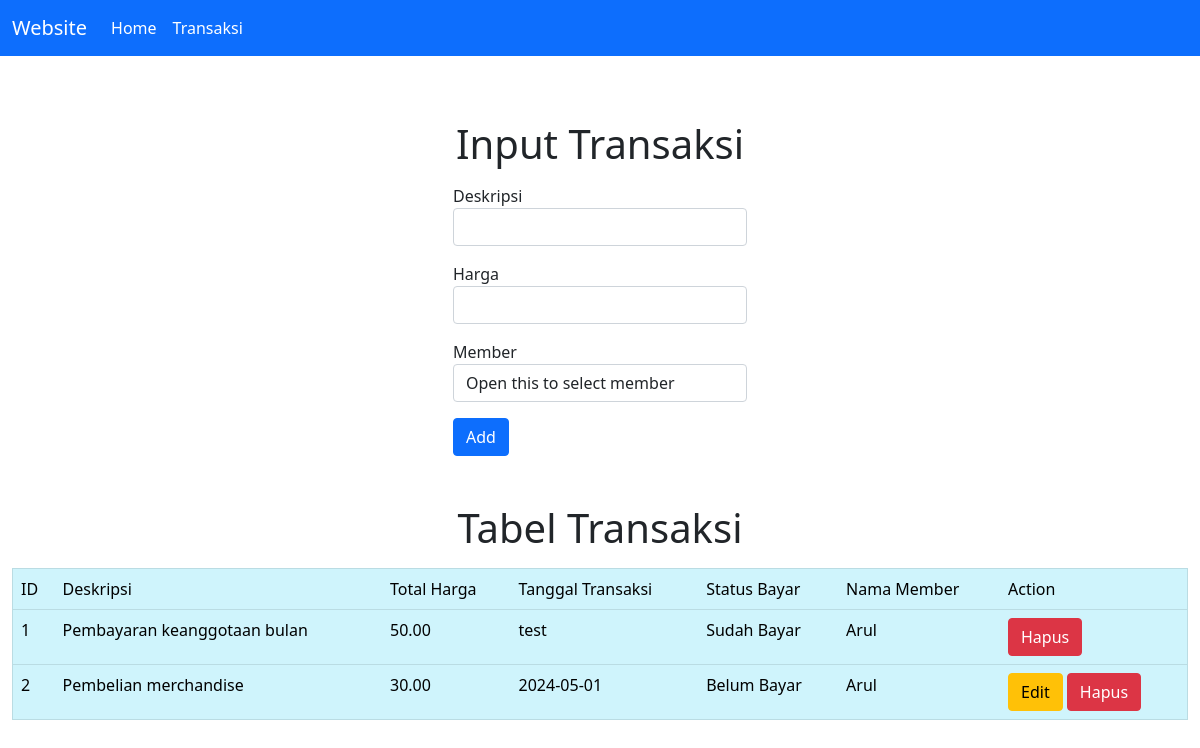
Page /transaksi.php on the committed database.
### tables this page shows
CREATE TABLE `transaksi` (
  `id_transaksi` int(10) NOT NULL AUTO_INCREMENT,
  `deskripsi_transaksi` varchar(255) DEFAULT '',
  `total_harga` varchar(255) DEFAULT '',
  `tanggal_transaksi` varchar(255) DEFAULT '',
  `status_bayar` varchar(255) DEFAULT '',
  `id_member` int(10) DEFAULT NULL,
  PRIMARY KEY (`id_transaksi`),
  KEY `fk_transaksimembers` (`id_member`),
  CONSTRAINT `fk_transaksimembers` FOREIGN KEY (`id_member`) REFERENCES `members` (`id_member`) ON DELETE NO ACTION ON UPDATE NO ACTION
);

CREATE TABLE `members` (
  `id_member` int(10) NOT NULL AUTO_INCREMENT,
  `nama` varchar(255) DEFAULT NULL,
  `email` varchar(255) DEFAULT NULL,
  `no_telp` varchar(255) DEFAULT NULL,
  `tanggal_masuk` varchar(255) DEFAULT NULL,
  `jumlah_checkin` int(10) DEFAULT NULL,
  PRIMARY KEY (`id_member`)
);

### controllers/Transaksi.controller.php (called while the page is built, shortened)
<?php
include_once("models/Transaksi.class.php");
include_once("views/Transaksi.view.php");
class TransaksiController {
  private $transaksi;
  private $member;
  function __construct(){
    $this->transaksi = new Transaksi(Conf::$db_host, Conf::$db_user, Conf::$db_pass, Conf::$db_name);
    $this->member = new Members(Conf::$db_host, Conf::$db_user, Conf::$db_pass, Conf::$db_name);
  }
  public function index() {
    $this->transaksi->open();
    $this->member->open();
    $this->transaksi->getTransaksi();
    $this->member->getMember();
    $data = array(
      'transaksi' => array(),
      'member' => array()
    );
    while($row = $this->transaksi->getResult()){
      array_push($data['transaksi'], $row);
    }
    while($row = $this->member->getResult()){
      array_push($data['member'], $row);
    }
    $view = new TransaksiView();
    $view->render($data);
  }
}

### views/Transaksi.view.php (the view, shortened to what this page needs)
<?php
  class TransaksiView {
    public function render($data){
      $no = 1;
      $dataTranskasi = null;
      foreach($data['transaksi'] as $val){
        list($id, $deskripsi, $total_harga, $tanggal_transaksi, $status_bayar, $id_member, $id_member2, $nama_member) = $val;
        $dataTranskasi .= "<tr>
                <td>" . $no++ . "</td>
                <td>" . $deskripsi . "</td>
                <td>" . $total_harga . "</td>
                <td>" . $tanggal_transaksi . "</td>
                <td>" . $status_bayar . "</td>
                <td>" . $nama_member . "</td>";
        if ($status_bayar == "Sudah Bayar") {
            $dataTranskasi .= "
                <td>
                  <a href='transaksi.php?id_hapus=" . $id . "' class='btn btn-danger' '>Hapus</a>
                </td>";
        }
        else {
            $dataTranskasi .= "
                <td>
                  <a href='transaksi.php?id_edit=" . $id .  "' class='btn btn-warning' '>Edit</a>
                  <a href='transaksi.php?id_hapus=" . $id . "' class='btn btn-danger' '>Hapus</a>
                </td>";
        }
        $dataTranskasi .= "</tr>";
      }
    }
  }
?>

### rows in the picture
transaksi: deskripsi_transaksi "Pembayaran keanggotaan bulan", total_harga "50.00", tanggal_transaksi "test", status_bayar "Sudah Bayar", id_member.nama "Arul"
transaksi: deskripsi_transaksi "Pembelian merchandise", total_harga "30.00", tanggal_transaksi "2024-05-01", status_bayar "Belum Bayar", id_member.nama "Arul"
